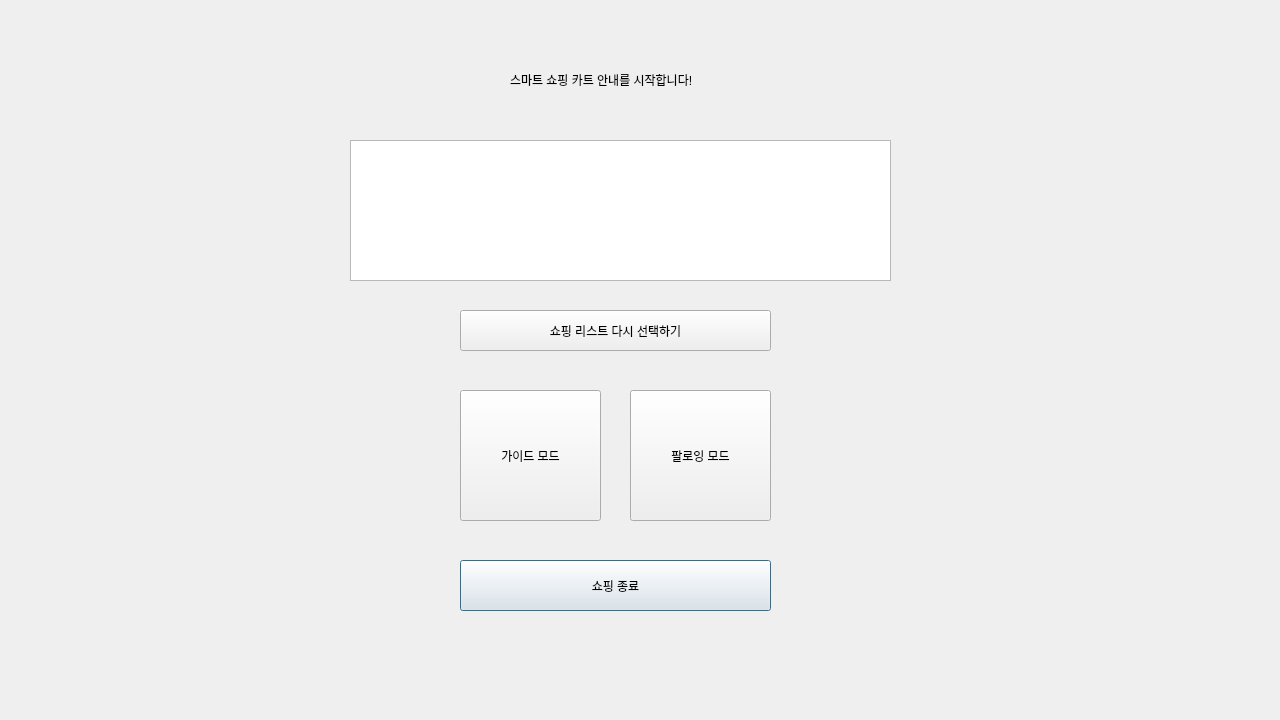
<?xml version="1.0" encoding="UTF-8"?>
<ui version="4.0">
 <class>Dialog</class>
 <widget class="QDialog" name="Dialog">
  <property name="geometry">
   <rect>
    <x>0</x>
    <y>0</y>
    <width>1280</width>
    <height>720</height>
   </rect>
  </property>
  <property name="windowTitle">
   <string>Dialog</string>
  </property>
  <widget class="QPushButton" name="pushButton_end">
   <property name="geometry">
    <rect>
     <x>460</x>
     <y>560</y>
     <width>311</width>
     <height>51</height>
    </rect>
   </property>
   <property name="text">
    <string>쇼핑 종료</string>
   </property>
  </widget>
  <widget class="QListView" name="shopping_list">
   <property name="geometry">
    <rect>
     <x>350</x>
     <y>140</y>
     <width>541</width>
     <height>141</height>
    </rect>
   </property>
  </widget>
  <widget class="QPushButton" name="pushButton_reset_list">
   <property name="geometry">
    <rect>
     <x>460</x>
     <y>310</y>
     <width>311</width>
     <height>41</height>
    </rect>
   </property>
   <property name="text">
    <string>쇼핑 리스트 다시 선택하기</string>
   </property>
  </widget>
  <widget class="QLabel" name="label">
   <property name="geometry">
    <rect>
     <x>510</x>
     <y>70</y>
     <width>231</width>
     <height>19</height>
    </rect>
   </property>
   <property name="text">
    <string>스마트 쇼핑 카트 안내를 시작합니다!</string>
   </property>
  </widget>
  <widget class="QPushButton" name="pushButton_guideM">
   <property name="geometry">
    <rect>
     <x>460</x>
     <y>390</y>
     <width>141</width>
     <height>131</height>
    </rect>
   </property>
   <property name="text">
    <string>가이드 모드</string>
   </property>
  </widget>
  <widget class="QPushButton" name="pushButton_followM">
   <property name="geometry">
    <rect>
     <x>630</x>
     <y>390</y>
     <width>141</width>
     <height>131</height>
    </rect>
   </property>
   <property name="text">
    <string>팔로잉 모드</string>
   </property>
  </widget>
 </widget>
 <resources/>
 <connections/>
</ui>
